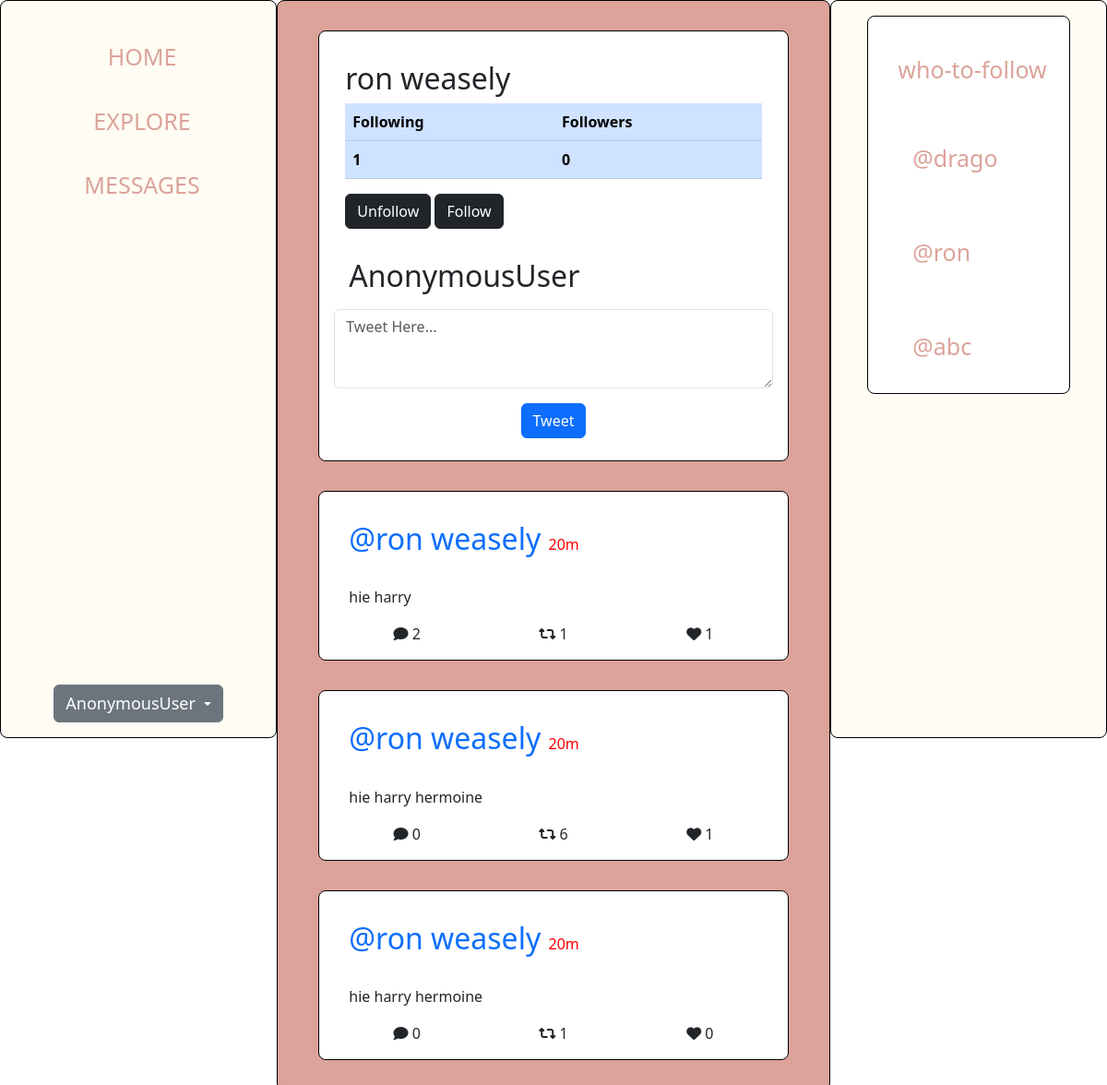
The app's page /ron with its own data.
### base/models.py (models this page shows, shortened)
class CustomUser(AbstractUser):
    def __str__(self):
        name = self.first_name + ' ' + self.last_name
        if (len(name)==1):
            return self.username
        else:
            return name

class Tweet(models.Model):
    host = models.ForeignKey(CustomUser, on_delete=models.CASCADE, null=True, related_name='tweets')
    desciption = models.TextField(null=False, blank=False)
    created = models.DateTimeField(auto_now_add=True)
    class Meta:
        ordering = ['-created']

### base/views.py (the view)
# urls.py: path('<str:username>', views.profilePage, name='profilePage'),
def profilePage(request, username):
    try:
        user = CustomUser.objects.get(username=username)
    except:
        messages.error(request, 'User does not exist')
        return HttpResponseRedirect(reverse('homePage'))
    tweets = user.tweets.all()
    who_to_follow = CustomUser.objects.exclude(username=request.user.username).order_by('-date_joined')[:3]
    return render(request, "base/profilePage.html", {
        'tweets' : tweets,
        'wtf':who_to_follow,
        'user':user
    })

### base/templates/base/profilePage.html (shortened to what this page needs)
{% extends 'base/feed.html' %}
{% load static %}
{% block user_following_followers %}
<div class="container my-3">
    <div class="profile-page-header">
        <h2>
            {{user}}
        </h2>
        <table class="table table-primary">
            <tr>
                <th>Following</th>
                <th>Followers</th>
            </tr>
            <tr>
                <th>{{ user.following.count }}</th>
                <th>{{ user.followers.count }}</th>
            </tr>
        </table>
        {% if request.user != user %}
            <button class="btn btn-dark unfollow-btn">Unfollow</button>
            <button class="btn btn-dark follow-btn">Follow</button>
        {% endif %}
    </div>
</div>
{% endblock user_following_followers %}

### base/templates/base/feed.html (shortened to what this page needs)
{% extends 'base/homePage.html' %}
{% load static %}
{% block feed %}
<div class="card tweet">
{% block user_following_followers %}
{% endblock user_following_followers %}
    <form action="{% url 'homePage' %}" method="post">
        <div class="tweet-header form-group">
            <h2>
                {{request.user}}
            </h2>
        </div>
        <div class="form-group">
            <textarea class="form-control" placeholder="Tweet Here..." rows="3" name="tweet"></textarea>
        </div>
        <div class="tweet-footer">
            <button type="submit" class="btn btn-primary mb-2 my-3">Tweet</button>
        </div>
    </form>
</div>
    {% for tweet in tweets %}
    <div class="tweet card" data-id={{tweet.id}}>
        <div class="tweet-header">
            <a href="{% url 'profilePage' tweet.host.username %}" style="text-decoration: none;">
                <h2>
                    @{{tweet.host}}
                </h2>
            </a>
            <span id="time-since-tweet-created">20m</span>
        </div>
        <div class="tweet-body">
            {{tweet.desciption}}
        </div>
        <div class="tweet-footer">
            <div class="likes">
                <i class="fa-solid fa-comment"></i> </i>
                <span>
                    {{ tweet.comments.count }}
                </span>
            </div>
            <div class="likes">
                <i class="fa-solid fa-retweet retweet-icon"></i>
              <span>{{tweet.retweets.count}}</span>
            </div>
            <div class="likes">
                <i class="fa-solid fa-heart heart-icon"></i>
                <span>{{tweet.liked.count}}</span>
            </div>
        </div>
    </div>
    {% endfor %}
{% endblock feed %}

### base/templates/base/homePage.html (shortened to what this page needs)
{% extends 'base/layout.html' %}
{% load static %}
{% block css %}
<link rel="stylesheet" href="{% static 'css/homePage1.css' %}?v=5">
{% endblock css %}
{% block content %}
<div class="home-container">
    <div class="sidebar card">
        <div class="sidebar-header">
            <a href="{% url 'homePage'%}" class="sidebar-links">HOME</a>
            <a href="#" class="sidebar-links">EXPLORE</a>
            <a href="#" class="sidebar-links">MESSAGES</a>
        </div>
    <div class="dropdown">
        <button class="btn btn-secondary dropdown-toggle" type="button" id="dropdownMenuButton1" data-bs-toggle="dropdown" aria-expanded="false">
         <span style="font-size: large;">
            {{request.user}}
         </span>
        </button>
      </div>
    </div>
    <div class="feed card">
        {% block feed %}
        {% endblock feed %}
    </div>
    <div class="side-menu card">
        <div class="card">
            <div class="side-menu-header">
                <h2>who-to-follow</h2>
            </div>
            <div class="side-menu-body">
                {% for user in wtf %}
                    <div class="user">
                        <a href="{% url 'profilePage' user.username %}" class="sidebar-links">
                            <h2>
                                @{{user.username}}
                            </h2>
                        </a>
                    </div>
                {% endfor %}
            </div>
        </div>
    </div>
</div>
{% endblock content %}

### base/static/css/homePage1.css (style rules this page uses)
.home-container { display: grid; grid-template-columns: 1fr 2fr 1fr; }
.card { border: 1px solid black; padding: 1rem; border-radius: 0.5em; }
.sidebar, .side-menu { display: flex; flex-direction: column; justify-content: space-between; align-items: center; height: 100vh; background-color: #FEFCF3; }
.sidebar-header { display: flex; flex-direction: column; align-items: center; justify-content: space-between; }
.sidebar-links , .side-menu h2, .side-menu h3 { padding: 6px 8px 6px 16px; margin-top: 20px; text-decoration: none; font-size: 25px; color: #DBA39A; display: block; }
.sidebar, .side-menu { position: -webkit-sticky; position: sticky; top: 0; }
.feed { display: flex; flex-direction: column; justify-content: start; align-items: center; height: 100%; background-color: #DBA39A; }
.tweet { min-width: 90%; margin: 1rem 0; }
.tweet-header h2 { display:inline; margin: 10px 0px; }
.tweet-header span { color: red; }
.tweet-body, .tweet-header { padding: 1rem; }
.tweet-footer { display: flex; align-items: center; justify-content: space-around; }

### base/templates/base/layout.html (style rules this page uses)
* { margin: 0; padding: 0; box-sizing: border-box; }

### records on screen
CustomUser: first_name+last_name "ron weasely", following.count "1", followers.count "0", username "ron"
Tweet: host "ron weasely", desciption "hie harry", comments.count "2", retweets.count "1", liked.count "1"
Tweet: host "ron weasely", desciption "hie harry hermoine", comments.count "0", retweets.count "6", liked.count "1"
Tweet: host "ron weasely", desciption "hie harry hermoine", comments.count "0", retweets.count "1", liked.count "0"
CustomUser: username "drago"
CustomUser: username "abc"

### other values on screen
{{ request.user }} "AnonymousUser"
